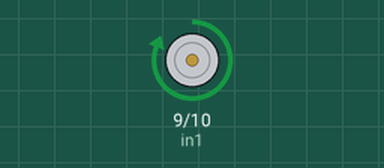
Bench run of a sketch on a simulated Arduino Uno, built with avr-gcc and run on an emulated ATmega328P. Shown: motor-driver pin pairs drawn as motors (green arrow = first pin HIGH = forward, orange = second pin HIGH = backward, longer = more drive, scaled by the enable pin).

Above: at 5.0 s.
At 15.0 s:
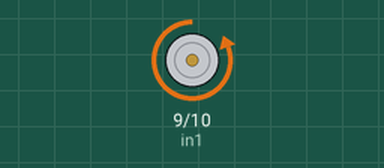
Timing chart, 0 to 26.0 s (numbered marks = the images above):
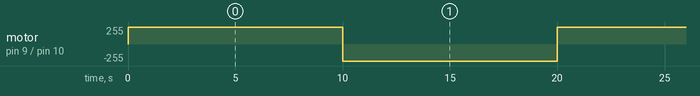

The sketch:

test_motor.ino
```cpp
#define enA 8
#define in1 9
#define in2 10

void setup() {
  // put your setup code here, to run once:
  pinMode(enA, OUTPUT);
  pinMode(in1, OUTPUT);
  pinMode(in2, OUTPUT);
}


void loop() {
  digitalWrite(in1, HIGH);
  digitalWrite(in2, LOW);
  // set speed to 200 out of possible range 0~255
  analogWrite(enA, 255);

  delay(10000);

  digitalWrite(in1, LOW);
  digitalWrite(in2, HIGH);

  delay(10000);
}
```

Measured:
- by itself, motor on pin 9 (in1) / pin 10 (in2): alternates forward 255/255 for 10.0 s and backward 255/255 for 10.0 s
